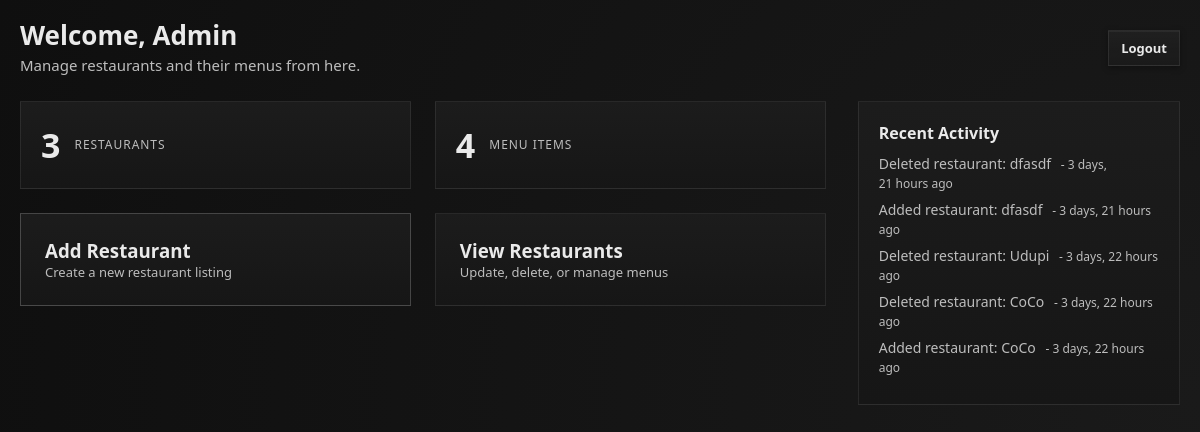
The page /admin_home/ (signed in) on the database as committed earlier.
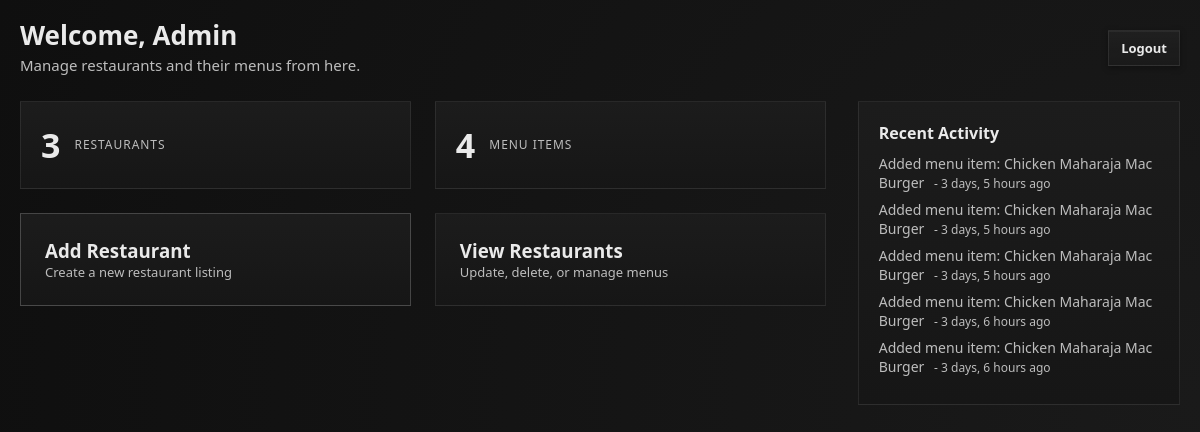
The same page on the database as committed later.
### delivery/models.py (models this page shows, shortened)
class AdminActivity(models.Model):
    action = models.CharField(max_length=255)
    created_at = models.DateTimeField(auto_now_add=True)

### delivery/views.py (the view)
# urls.py: path('admin_home/', views.admin_home, name='admin_home'),
@never_cache
@admin_required
def admin_home(request):
    if not request.session.get('is_admin'):
        return redirect('/')
    restaurant_count = Restaurant.objects.count()
    menu_count = Item.objects.count()
    context = {
        'restaurant_count': restaurant_count,
        'menu_count': menu_count,
        "activities": AdminActivity.objects.order_by("-created_at")[:5],
    }
    return render(request, 'admin_home.html', context)

### delivery/views.py (called while the page is built)
def admin_required(view_func):
    @wraps(view_func)
    def wrapper(request, *args, **kwargs):
        if not request.session.get("is_admin"):
            return redirect("/")
        return view_func(request, *args, **kwargs)
    return wrapper

### delivery/Templates/admin_home.html (shortened to what this page needs)
{% extends "base.html" %}
{% block content %}
<div class="admin-layout">
    <header class="admin-header">
        <div class="admin-title">
            <h1>Welcome, Admin</h1>
            <p>Manage restaurants and their menus from here.</p>
        </div>
        <div class="admin-topbar">
            <div class="admin-links">
                <form action="{% url 'logout' %}" method="post">
  <button type="submit" class="btn ghost">Logout</button>
</form>
            </div>
        </div>
    </header>
    <div class="admin-dashboard">
        <section class="admin-main">
            <div class="admin-stats">
                <div class="stat">
                    <span class="stat-number">{{ restaurant_count }}</span>
                    <span class="stat-label">Restaurants</span>
                </div>
                <div class="stat">
                    <span class="stat-number">{{ menu_count }}</span>
                    <span class="stat-label">Menu Items</span>
                </div>
            </div>
            <div class="admin-actions">
                <a href="#" class="admin-card primary" id="openAddRestaurant">
                    <h3>Add Restaurant</h3>
                    <p>Create a new restaurant listing</p>
                </a>
                <a href="{% url 'show_restaurant' %}" class="admin-card">
                    <h3>View Restaurants</h3>
                    <p>Update, delete, or manage menus</p>
                </a>
            </div>
        </section>
        <aside class="admin-sidebar">
            <div class="admin-panel">
                <h4>Recent Activity</h4>
                <ul>
                    {% for activity in activities %}
                    <li>
                        {{ activity.action }}
                        <span class="time">
                            - {{ activity.created_at|timesince }} ago
                        </span>
                    </li>
                    {% empty %}
                    <li class="muted">No recent activity</li>
                    {% endfor %}
                </ul>
            </div>
        </aside>
    </div>
</div>
{% endblock %}

### delivery/Templates/base.html (shortened to what this page needs)
<!DOCTYPE html>
<html lang="en">
<head>
    {% load static %}
    <link rel="stylesheet" href="{% static 'css/styles.css' %}">
</head>
<body>
    {% block content %}{% endblock %}
</body>
</html>

### delivery/static/css/styles.css (style rules this page uses)
:root, [data-theme="dark"] { --btn-bg: #ffffff; --btn-bg-hover: #757575; --btn-text: #000000; --bg: #121212; --toast-bg: #f5f5f5; --toast-text: #111; --toast-shadow: 0 10px 24px rgba(0, 0, 0, 0.6), 0 0 0 1px rgba(0, 0, 0, 0.08); border-color: rgba(0,0,0,0.15); --panel: #1c1c1c; --panel-soft: #161616; --text: #eaeaea; --text-muted: #bdbdbd; --border: rgba(255, 255, 255, 0.08); --input-bg: #181818; --button-bg: linear-gradient(180deg, #ffffff, #dcdcdc); --button-text: #000; --shadow-main: 0 20px 50px rgba(0, 0, 0, 0.65); --shadow-inset: inset 0 0 0 1px rgba(255, 255, 255, 0.04); --page-gradient: radial-gradient(circle at right, #1a1a1a, #0f0f0f); --image-overlay: linear-gradient( to right, rgba(0, 0, 0, 0.545), rgba(0, 0, 0, 0.5) ); --eye-color: #9a9a9a; }
:root { --space-1: 4px; --space-2: 8px; --space-3: 12px; --space-4: 16px; --space-5: 24px; --space-6: 32px; --space-7: 40px; }
:root { --text-xs: 12px; --text-sm: 13px; --text-md: 14px; --text-base: 15px; --text-lg: 18px; --text-xl: 22px; --text-2xl: 26px; --text-3xl: 28px; }
:root { --lh-tight: 1.2; --lh-normal: 1.45; --lh-loose: 1.6; }
:root { --ls-tight: 0.02em; --ls-wide: 0.08em; }
* { margin: 0; padding: 0; box-sizing: border-box; font-family: system-ui, -apple-system, "Segoe UI", Roboto, Arial, sans-serif; transition: background-color 0.25s ease, color 0.25s ease, border-color 0.25s ease, box-shadow 0.25s ease; scrollbar-width: thin; scrollbar-color: #2a2a2a #0f0f0f; }
body { min-height: 100vh; overflow-x: hidden; background: var(--page-gradient); color: var(--text); }
html, body { overscroll-behavior: none; }
button { border-radius: 0; }
.admin-layout { max-width: 1400px; margin: 0 auto; padding: var(--space-6) var(--space-7); min-height: 100vh; }
.admin-header { display: flex; justify-content: space-between; align-items: center; margin-bottom: 24px; }
.admin-header h1 { font-size: var(--text-2xl); margin-bottom: var(--space-1); line-height: var(--lh-tight); }
.admin-dashboard { display: grid; grid-template-columns: 3fr 1.2fr; gap: 32px; }
.admin-main { display: flex; flex-direction: column; gap: 24px; }
.admin-stats { display: grid; grid-template-columns: repeat(2, 1fr); gap: var(--space-5); }
.stat { display: flex; align-items: center; gap: 14px; padding: 20px; background: linear-gradient(180deg, var(--panel), var(--panel-soft)); border: 1px solid var(--border); }
.stat-number { font-size: 34px; font-weight: 700; }
.stat-label { font-size: var(--text-xs); text-transform: uppercase; letter-spacing: var(--ls-wide); color: var(--text-muted); }
.admin-actions { display: grid; grid-template-columns: repeat(2, 1fr); gap: var(--space-5); }
.admin-card { position: relative; padding: 24px; background: linear-gradient(180deg, var(--panel), var(--panel-soft)); border: 1px solid var(--border); text-decoration: none; color: var(--text); transition: transform 0.2s ease, box-shadow 0.2s ease; }
.admin-card::after { content: "→"; position: absolute; top: 50%; right: 16px; transform: translateY(-50%); opacity: 0; transition: opacity 0.2s ease, transform 0.2s ease; }
.admin-card.primary { border-color: rgba(255, 255, 255, 0.2); }
.admin-card p { font-size: 13px; color: var(--text-muted); }
.admin-sidebar { display: flex; flex-direction: column; gap: 20px; }
.admin-panel { padding: 20px; background: linear-gradient(180deg, var(--panel), var(--panel-soft)); border: 1px solid var(--border); }
.admin-panel h4 { margin-bottom: 10px; font-size: 16px; }
.admin-panel ul { list-style: none; margin: 0; padding: 0; }
.admin-panel li { margin-bottom: 8px; font-size: 14px; color: var(--text-muted); }
.time { margin-left: 6px; font-size: 12px; color: var(--text-muted); }
.btn { text-decoration: none; cursor: pointer; padding: var(--space-2) var(--space-3); font-size: var(--text-sm); font-weight: 600; background: linear-gradient( 180deg, rgba(255, 255, 255, 0.06), rgba(255, 255, 255, 0.02) ); border: 1px solid var(--border); color: var(--text); box-shadow: 0 2px 6px rgba(0, 0, 0, 0.35), inset 0 1px 0 rgba(255, 255, 255, 0.05); transition: transform 0.15s ease, box-shadow 0.15s ease, background 0.15s ease; }
.btn.ghost { color: var(--text); background: linear-gradient( 180deg, rgba(255, 255, 255, 0.04), rgba(255, 255, 255, 0.01) ); }
.admin-header p, .restaurant-topbar .muted, .card .muted { font-size: var(--text-base); line-height: var(--lh-normal); color: var(--text-muted); }
.page, .page-container, .menu-page, .cart-page, .admin-layout { padding: 20px; box-sizing: border-box; }

Rows that differ between the two databases and show on the page:
no longer on this page (row unchanged): AdminActivity: action "Deleted restaurant: dfasdf", created_at "3 days, 21 hours"
no longer on this page (row unchanged): AdminActivity: action "Added restaurant: dfasdf", created_at "3 days, 21 hours"
no longer on this page (row unchanged): AdminActivity: action "Deleted restaurant: Udupi", created_at "3 days, 22 hours"
no longer on this page (row unchanged): AdminActivity: action "Deleted restaurant: CoCo", created_at "3 days, 22 hours"
no longer on this page (row unchanged): AdminActivity: action "Added restaurant: CoCo", created_at "3 days, 22 hours"
added AdminActivity: action "Added menu item: Chicken Maharaja Mac Burger", created_at "3 days, 5 hours"
added AdminActivity: action "Added menu item: Chicken Maharaja Mac Burger", created_at "3 days, 5 hours"
added AdminActivity: action "Added menu item: Chicken Maharaja Mac Burger", created_at "3 days, 5 hours"
added AdminActivity: action "Added menu item: Chicken Maharaja Mac Burger", created_at "3 days, 6 hours"
added AdminActivity: action "Added menu item: Chicken Maharaja Mac Burger", created_at "3 days, 6 hours"
